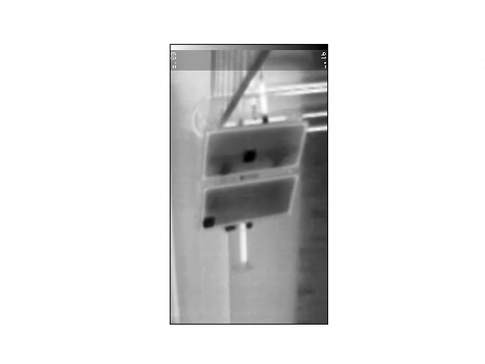
#> input picture ColorDetection/BM3D/ImBasic.png, 485 x 364 px, shrunk from 640 x 480 before the run; its folder holds only this picture in this run
$ python canny.py --image BM3D/ImBasic.png   (older library calls are emulated)
#> lines starting #> are read from the running program, lines starting #| are printed output that depends on the picture; after the words box and inside, x2 and y2 are one past the last pixel; in counts of white or black regions, pixels touching at a corner belong together
import numpy as np
import cv2
import argparse
import matplotlib.pyplot as plt
'''
from scipy import misc
from scipy.ndimage import gaussian_filter
'''
#/home/kyungmin/Desktop/purdueproject/ColorDetection/src/fluke/FLUKE_GRAY_1.png
#/home/kyungmin/Desktop/purdueproject/ColorDetection/src/fluke/FLUKE_Solar_1.png
def canny():
	parser = argparse.ArgumentParser()
	parser.add_argument("-i", "--image", help = "it means path to images")
	#option: i, key: image, help: option
	args = vars(parser.parse_args())

	#parsing the args
	mystring = str(args["image"])
	mylist = mystring.split("/")
	index = len(mylist)
	namewithformat = mylist[index-1] #like "solar.jpg"
	name = namewithformat.split(".")
	justName = name[0] #like "solar"

	#load images from disk
	filepath = "result/"+justName+"_contour.png" #jpg is not supported!!!!
	global srcimg
	srcimg = cv2.imread(args["image"])
#> srcimg is the input picture: shape (364, 485, 3); min 0, max 255, mean 225
	global grayimg
	grayimg = cv2.cvtColor(srcimg, cv2.COLOR_BGR2GRAY)

	#canny_img = cv2.Canny(grayimg, 0, 100)
	canny_img = cv2.Canny(srcimg, 0, 70)
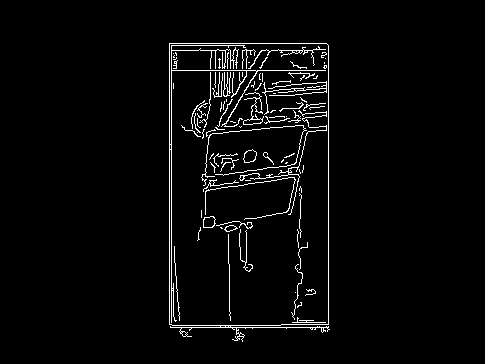
#> canny_img: shape (364, 485); 3.1% white in thin lines or dots, all inside (x1, y1, x2, y2) = (169, 43, 330, 342)
	# the third argument for Canny is the threshold value
	retimg, contours, hierarchy = cv2.findContours(canny_img,cv2.RETR_TREE,cv2.CHAIN_APPROX_SIMPLE)
#> contours = 120 contours, 106 with area under 20; largest, box (x1, y1, x2, y2) and area: (169, 43, 330, 342) 44881, (169, 43, 329, 326) 44694, (243, 149, 257, 163) 124, (243, 149, 257, 163) 119, (203, 216, 216, 228) 112
#	cv2.drawContours(retimg, contours, -1, (0,255,0), 3)
#	cv2.drawContours(retimg, contours, 3, (0,255,0), 3)
	cnt = contours[4]
#> cnt = contour of 10 points, box (x1, y1, x2, y2) (181, 331, 187, 337), area 16

#	for cnt in contours:
#   		x,y,w,h = cv2.boundingRect(cnt)
#   		cv2.rectangle(retimg,(x,y),(x+w,y+h),(200,200,200),2)

# this for loop to make the rectangle for each contour
	cv2.drawContours(retimg, [cnt], 0, (0,255,0), 3)
	cv2.imshow('contour', retimg)
	cv2.waitKey(0)
	cv2.destroyAllWindows()
	plt.savefig(filepath)	# how to save image using ndarray
'''
def gaussian():
	ax1 = grayimg.add_subplot(121)
	ax2 = grayimg.add_subplot(122)
	ascent = misc.ascent()
	result = gaussian_filter(ascent, sigma = 5)
	ax1.imshow(ascent)
	ax2.imshow(result)
	plt.show()
'''
canny()

$ run again, on ColorDetection/noiseRet/ImBasic.png
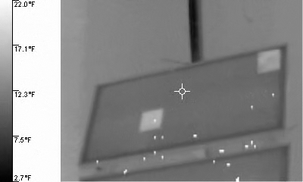
#> input picture ColorDetection/noiseRet/ImBasic.png, 303 x 182 px, shrunk from 400 x 240 before the run
#> in canny, srcimg is the input picture: shape (182, 303, 3); min 0, max 255, mean 138.3
#> in canny, `canny_img = cv2.Canny(srcimg, 0, 70)`:
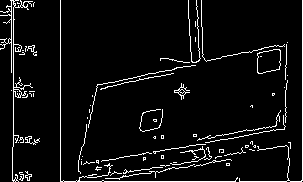
#> canny_img: shape (182, 303); 5.9% white in thin lines or dots
#> contours = 108 contours, 100 with area under 20; largest, box (x1, y1, x2, y2) and area: (257, 49, 281, 74) 464, (257, 49, 281, 74) 458, (0, 0, 33, 182) 116, (174, 83, 190, 100) 46, (13, 89, 22, 98) 36, (25, 136, 40, 145) 24, (27, 45, 37, 56) 22, (25, 171, 32, 181) 22
#> cnt = contour of 17 points, box (x1, y1, x2, y2) (25, 171, 32, 181), area 22
#> retimg: shape (182, 303); 5.8% white in thin lines or dots
